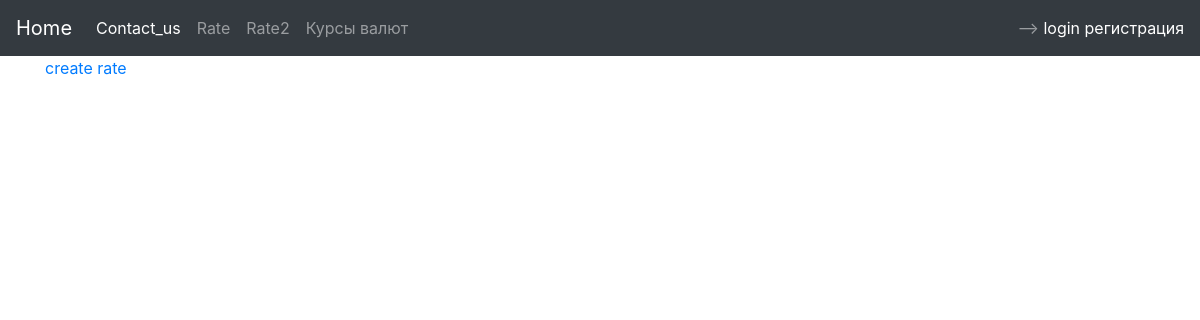
The page /currency/rate2/ on the database as committed earlier.
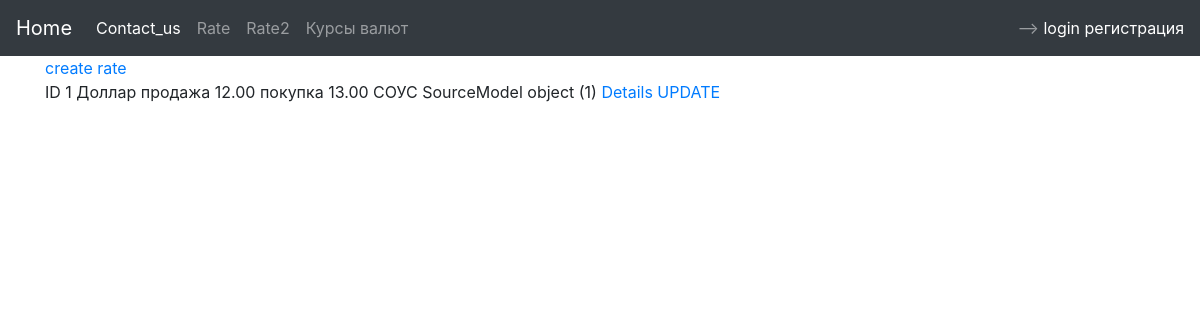
The same page on the database as committed later.
### currency/models.py (models this page shows)
class Rate2(models.Model):
    sale = models.DecimalField(max_digits=5, decimal_places=2)
    buy = models.DecimalField(max_digits=5, decimal_places=2)
    source = models.ForeignKey(SourceModel, on_delete=models.CASCADE)
    created = models.DateTimeField(auto_now_add=True)
    type = models.CharField(max_length=3, choices=MCH.RATE2_TYPES)

class SourceModel(models.Model):
    name = models.CharField(max_length=24)

### currency/views.py (the view)
# urls.py: path('rate2/', Rate2ListViews.as_view(), name="rate-list2"),
class Rate2ListViews(ListView):
    model = Rate2
    template_name = "r_list2.html"

### currency/templates/r_list2.html (shortened to what this page needs)
{%extends 'base.html'%}
{%block main_content%}
<a href="{%url 'rate-create2'%}">create rate</a></br>
{%for i in rate2_list%}
ID {{i.id}} {{i.get_type_display}} продажа {{i.sale}} покупка {{i.buy}} СОУС {{i.source}}
<a href="{%url 'rate-details2' pk=i.pk%}">Details</a>
<a href="{%url 'rate-update2' pk=i.pk%}">UPDATE</a>
{%endfor%}
{%endblock%}

Rows that differ between the two databases and show on the page:
added Rate2: id "1", type "Доллар", sale "12.00", buy "13.00", source "SourceModel object (1)"
